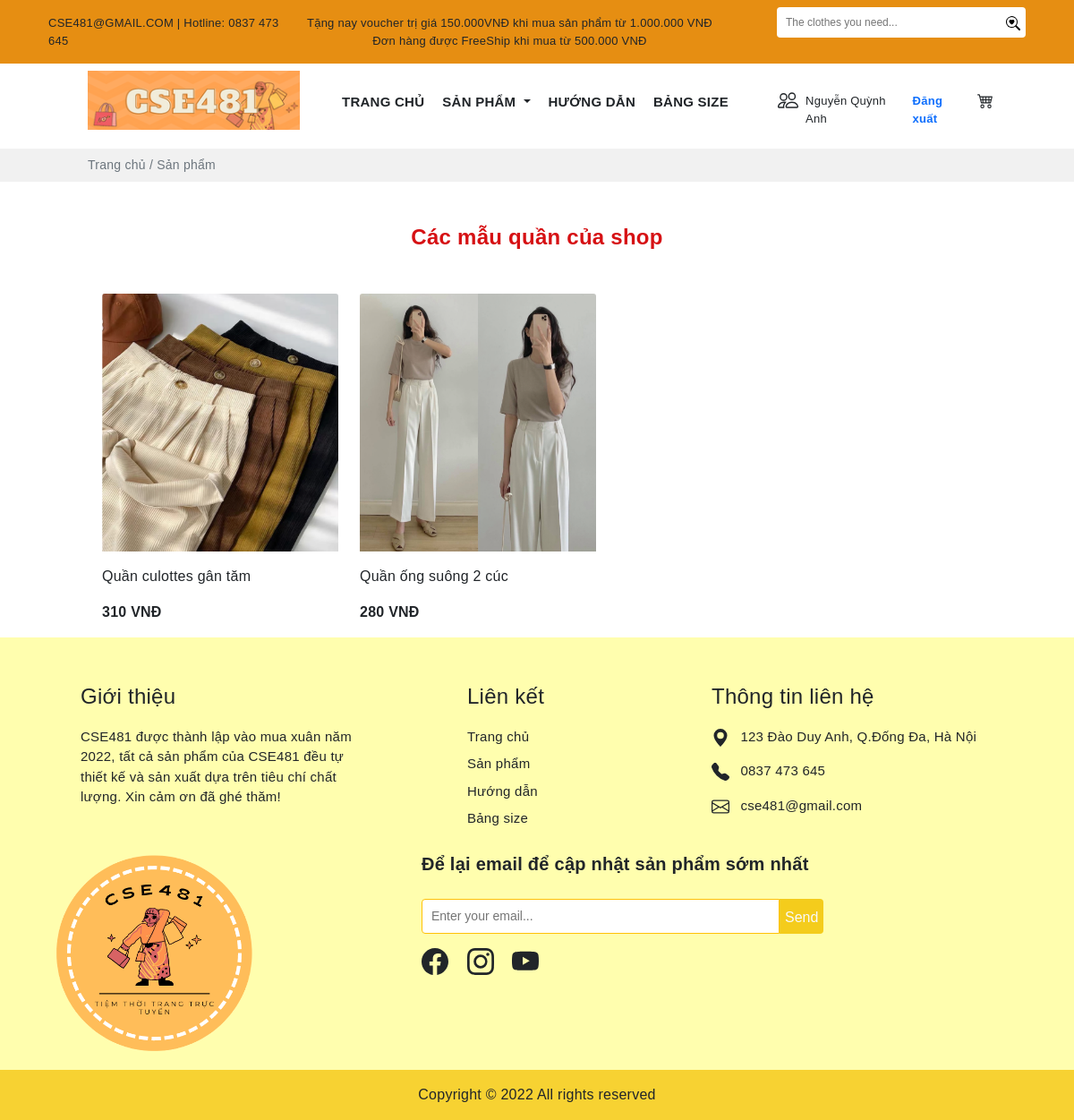
Before: /product/bottom1.php?id=1 with the older database file.
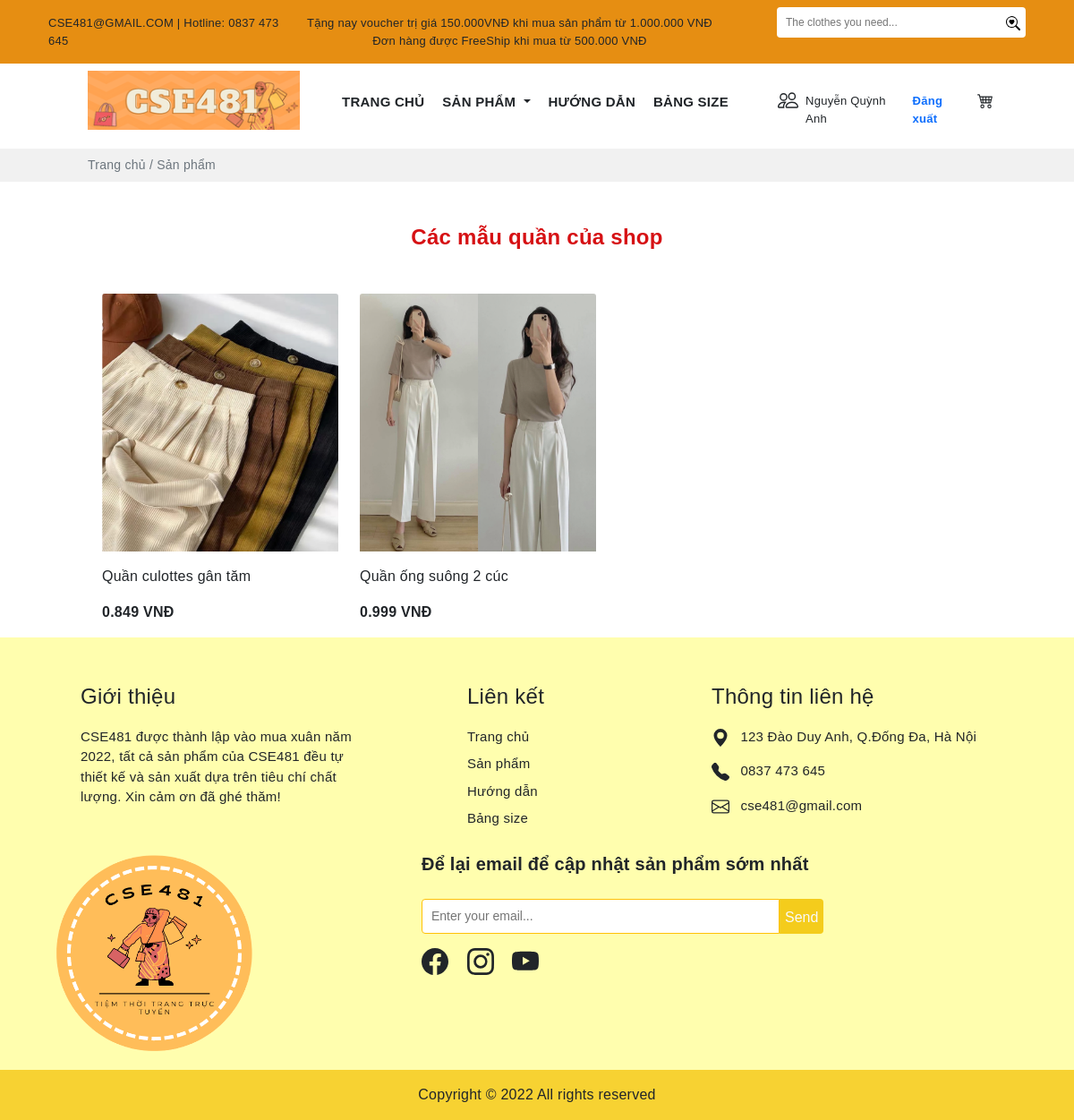
After: the same page with the newer database file.
### tables this page shows
CREATE TABLE `sanpham` (
  `MaSP` varchar(10) NOT NULL,
  `TenSP` varchar(30) DEFAULT NULL,
  `MaLH` varchar(10) NOT NULL,
  `Giaban` double(3,3) DEFAULT NULL,
  `Gianhap` decimal(18,3) DEFAULT NULL,
  `Tylegiamgia` double(2,2) DEFAULT NULL,
  `Soluong` int(11) DEFAULT NULL,
  `Mota` varchar(500) DEFAULT NULL,
  `Trangthai` varchar(30) DEFAULT NULL,
  `img` varchar(30) DEFAULT NULL,
  `Ngaynhap` date NOT NULL
);

### product/bottom1.php (the view, shortened to what the changed rows need)
<?php include('../config/database.php');
?>
<!DOCTYPE html>
<html lang="en">
<head>
    <link rel="stylesheet" href="https://cdn.jsdelivr.net/npm/bootstrap-icons@1.7.2/font/bootstrap-icons.css">
    <link href="https://cdn.jsdelivr.net/npm/bootstrap@5.1.3/dist/css/bootstrap.min.css" rel="stylesheet"
>
    <link rel="stylesheet" href="https://cdnjs.cloudflare.com/ajax/libs/OwlCarousel2/2.3.4/assets/owl.carousel.min.css"
 />
    <link rel="stylesheet"
        href="https://cdnjs.cloudflare.com/ajax/libs/OwlCarousel2/2.3.4/assets/owl.theme.default.min.css"
 />
    <link rel="stylesheet" href="../public/style.css">
</head>
<body>
    <section>
    <div class="container">
            <div class="px-5 mt-5">
                <div class="row d-flex  px-4 mt-5">
                    <?php
                            $sql1 = "SELECT *, sanpham.Giaban-(sanpham.Giaban*sanpham.Tylegiamgia) as Giagiam from loaihang,sanpham where loaihang.MaLH=sanpham.MaLH and loaihang.MaLH='LH02'";
                            $res1 = mysqli_query($conn, $sql1);
                            $count1 = mysqli_num_rows($res1);
                            if($count1>0)
                            {
                                while($row=mysqli_fetch_assoc($res1))
                                {
                        ?>
                    <div class="card me-0 border-0" style="width: 18rem;">
                        <img src="../img/<?php echo $row['img'];?>" class="img-fluid card-img-top" alt="...">
                        <div class="card-body px-0">
                            <p class="card-text"><?php echo $row['TenSP']; ?></p>
                            <p class="d-inline fw-bold"><?php echo $row['Giagiam']; ?> VNĐ</p>
                        </div>
                    </div>
                    <?php
                                }
                            }
                                ?>
                </div>
            </div>
        </div>
    </section>
</body>
</html>

Changed rows visible on the page:
changed sanpham "Quần culottes gân tăm": Giagiam "310" → "0.849"
changed sanpham "Quần ống suông 2 cúc": Giagiam "280" → "0.999"
